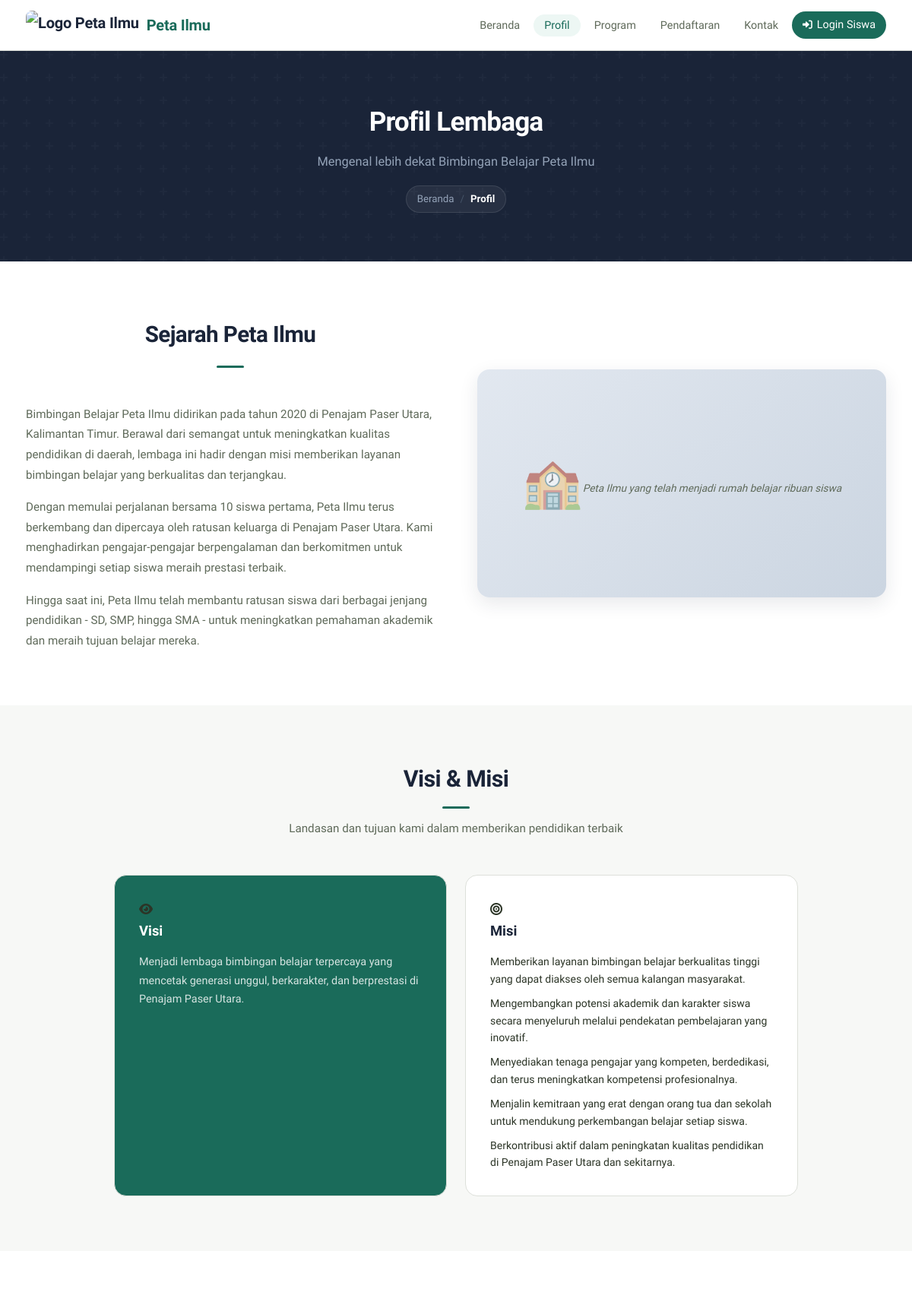
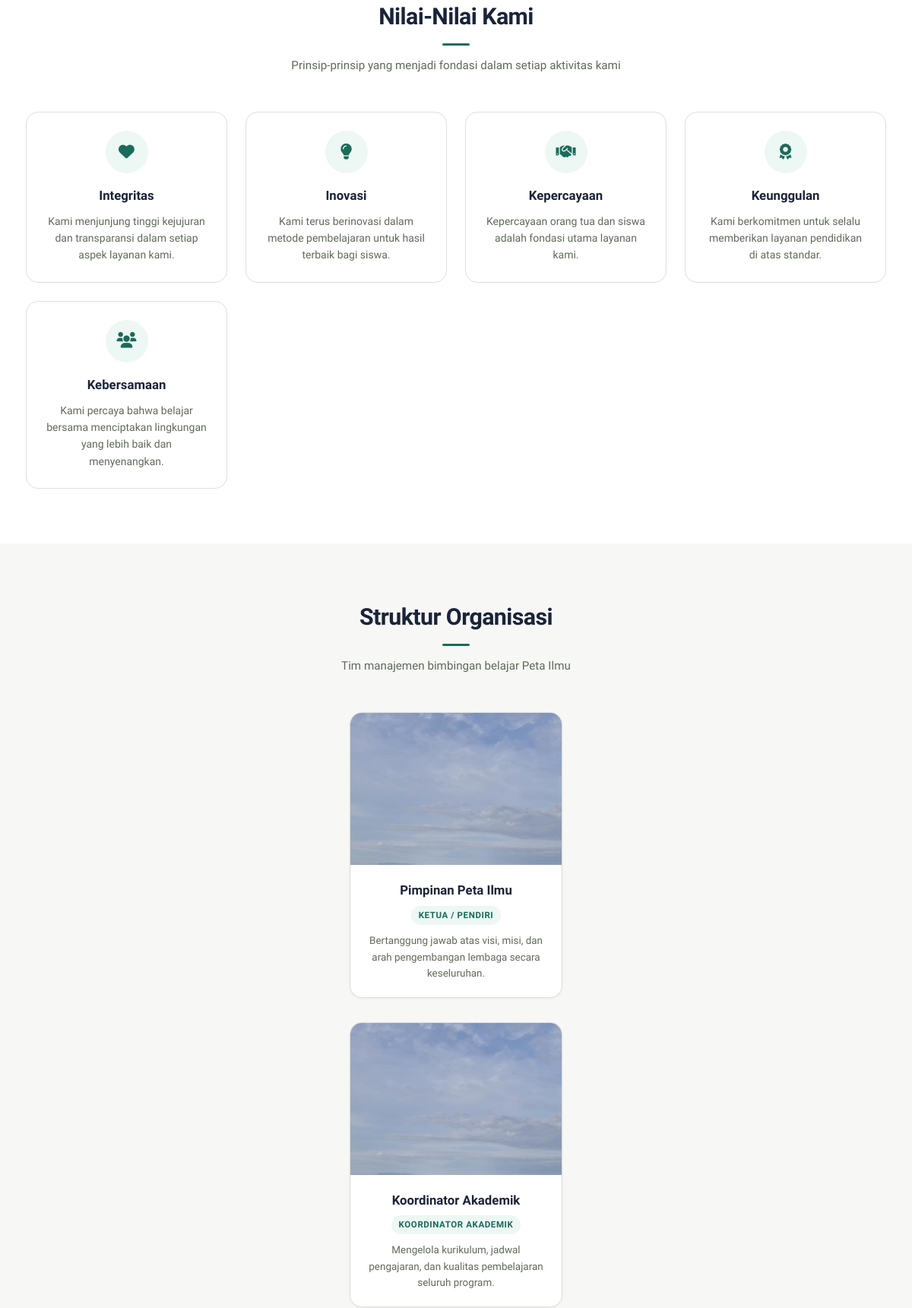
/profil.php (upper part), run on the app's committed database (2 pictures, top to bottom).
### tables this page shows
CREATE TABLE `organisasi_info` (
  `id`                INT          NOT NULL AUTO_INCREMENT,
  `visi`              TEXT         NOT NULL,
  `tahun_berdiri`     YEAR         NOT NULL,
  `jumlah_siswa_awal` INT          NOT NULL DEFAULT 0,
  PRIMARY KEY (`id`)
);

CREATE TABLE `nilai_organisasi` (
  `id`       INT          NOT NULL AUTO_INCREMENT,
  `icon`     VARCHAR(100) NOT NULL DEFAULT 'fas fa-star',
  `nama`     VARCHAR(100) NOT NULL,
  `deskripsi` TEXT        NOT NULL,
  PRIMARY KEY (`id`)
);

CREATE TABLE `struktur_organisasi` (
  `id`       INT          NOT NULL AUTO_INCREMENT,
  `level`    INT          NOT NULL DEFAULT 1 COMMENT '1=pimpinan, 2=manajer, 3=staf',
  `nama`     VARCHAR(255) NOT NULL,
  `posisi`   VARCHAR(255) NOT NULL,
  `deskripsi` TEXT,
  `foto`     VARCHAR(255)          DEFAULT NULL,
  PRIMARY KEY (`id`),
  KEY `idx_level` (`level`)
);

### classes/ProfilManager.php (called while the page is built, shortened)
<?php
class ProfilManager {
    private $pdo;
    public function __construct(PDO $pdo) {
        $this->pdo = $pdo;
    }
    public function getOrganisasiInfo() {
        $query = "SELECT * FROM organisasi_info LIMIT 1";
        $stmt = $this->pdo->prepare($query);
        $stmt->execute();
        return $stmt->fetch(PDO::FETCH_ASSOC);
    }
    public function getSejarahOrganisasi() {
        $query = "SELECT paragraf FROM sejarah_organisasi ORDER BY urutan";
        $stmt = $this->pdo->prepare($query);
        $stmt->execute();
        return $stmt->fetchAll(PDO::FETCH_COLUMN);
    }
    public function getMisiOrganisasi() {
        $query = "SELECT misi_text FROM misi_organisasi ORDER BY urutan";
        $stmt = $this->pdo->prepare($query);
        $stmt->execute();
        return $stmt->fetchAll(PDO::FETCH_COLUMN);
    }
    public function getNilaiOrganisasi() {
        $query = "SELECT icon, nama, deskripsi FROM nilai_organisasi ORDER BY id";
        $stmt = $this->pdo->prepare($query);
        $stmt->execute();
        return $stmt->fetchAll(PDO::FETCH_ASSOC);
    }
    public function getStrukturOrganisasi() {
        $query = "SELECT level, nama, posisi, deskripsi, foto FROM struktur_organisasi ORDER BY level, id";
        $stmt = $this->pdo->prepare($query);
        $stmt->execute();
        return $stmt->fetchAll(PDO::FETCH_ASSOC);
    }
}
?>

### profil.php (the view, shortened to what this page needs)
<?php
require_once 'classes/ProfilManager.php';
$current_page = "profil";
$database = new Database();
$pdo = $database->getConnection();
$profilManager = new ProfilManager($pdo);
try {
    $organisasi_info = $profilManager->getOrganisasiInfo();
    $sejarah_paragraf = $profilManager->getSejarahOrganisasi();
    $misi_list = $profilManager->getMisiOrganisasi();
    $nilai_nilai = $profilManager->getNilaiOrganisasi();
    $struktur_organisasi = $profilManager->getStrukturOrganisasi();
    $sejarah = [
        "tahun_berdiri" => $organisasi_info['tahun_berdiri'] ?? '2024',
        "jumlah_siswa_awal" => $organisasi_info['jumlah_siswa_awal'] ?? '5',
        "deskripsi" => $sejarah_paragraf ?: ['Data tidak dapat dimuat dari database.']
    ];
    $visi = $organisasi_info['visi'] ?? 'Data tidak dapat dimuat dari database.';
    $misi = $misi_list ?: ['Data tidak dapat dimuat dari database.'];
} catch (Exception $e) {
    error_log('Profil Page Error: ' . $e->getMessage());
    $sejarah = [
        "tahun_berdiri" => "2024",
        "jumlah_siswa_awal" => "5",
        "deskripsi" => ["Data tidak dapat dimuat dari database."]
    ];
    $visi = "Data tidak dapat dimuat dari database.";
    $misi = ["Data tidak dapat dimuat dari database."];
    $nilai_nilai = [];
    $struktur_organisasi = [];
    $tim_pengajar = [];
    $mata_pelajaran_filter = ['all' => 'Semua'];
    $kontak_info = ['alamat' => [], 'telepon' => [], 'email' => [], 'fax' => []];
}
?>
<!DOCTYPE html>
<html lang="id">
<head>
    <link rel="stylesheet" href="stylemain.css" />
    <link rel="stylesheet" href="styleprofil.css" />
    <link rel="stylesheet" href="https://cdnjs.cloudflare.com/ajax/libs/font-awesome/6.0.0/css/all.min.css" />
</head>
<body>
    <header class="header">
        <div class="container">
            <div class="header-wrapper">
                <div class="logo">
                    <a href="index.php">
                        <img src="images/IMG_3898.PNG" alt="Logo Peta Ilmu" />
                        <span>Peta Ilmu</span>
                    </a>
                </div>
                <nav class="nav-menu">
                    <ul>
                        <li><a href="index.php">Beranda</a></li>
                        <li><a href="profil.php" class="<?php echo ($current_page == 'profil') ? 'active' : ''; ?>">Profil</a></li>
                        <li><a href="program.php">Program</a></li>
                        <li><a href="pendaftaran.php">Pendaftaran</a></li>
                        <li><a href="kontak.php">Kontak</a></li>
                        <li><a href="siswa_login.php" class="btn-login-siswa"><i class="fas fa-sign-in-alt"></i> Login Siswa</a></li>
                    </ul>
                </nav>
            </div>
        </div>
    </header>
    <section class="page-header">
        <div class="container">
            <div class="page-header-content">
                <h1>Profil Lembaga</h1>
                <p>Mengenal lebih dekat Bimbingan Belajar Peta Ilmu</p>
                <nav class="breadcrumb">
                    <a href="index.php">Beranda</a>
                    <span class="separator">/</span>
                    <span class="current">Profil</span>
                </nav>
            </div>
        </div>
    </section>
    <section class="sejarah-section">
        <div class="container">
            <div class="sejarah-wrapper">
                <div class="sejarah-content">
                    <div class="section-header">
                        <h2>Sejarah Peta Ilmu</h2>
                        <div class="section-divider"></div>
                    </div>
                    <div class="sejarah-text">
                        <?php foreach ($sejarah['deskripsi'] as $paragraf): ?>
                            <p><?php echo htmlspecialchars($paragraf); ?></p>
                        <?php endforeach; ?>
                    </div>
                </div>
                <div class="sejarah-image">
                    <div class="image-caption">
                        <p>Peta Ilmu yang telah menjadi rumah belajar ribuan siswa</p>
                    </div>
                </div>
            </div>
        </div>
    </section>
    <section class="visi-misi-section">
        <div class="container">
            <div class="section-header">
                <h2>Visi & Misi</h2>
                <div class="section-divider"></div>
                <p>Landasan dan tujuan kami dalam memberikan pendidikan terbaik</p>
            </div>
            <div class="visi-misi-wrapper">
                <div class="visi-card">
                    <div class="card-icon">
                        <i class="fas fa-eye"></i>
                    </div>
                    <h3>Visi</h3>
                    <p><?php echo htmlspecialchars($visi); ?></p>
                </div>
                <div class="misi-card">
                    <div class="card-icon">
                        <i class="fas fa-bullseye"></i>
                    </div>
                    <h3>Misi</h3>
                    <ul>
                        <?php foreach ($misi as $item_misi): ?>
                            <li><?php echo htmlspecialchars($item_misi); ?></li>
                        <?php endforeach; ?>
                    </ul>
                </div>
            </div>
        </div>
    </section>
    <section class="nilai-section">
        <div class="container">
            <div class="section-header">
                <h2>Nilai-Nilai Kami</h2>
                <div class="section-divider"></div>
                <p>Prinsip-prinsip yang menjadi fondasi dalam setiap aktivitas kami</p>
            </div>
            <div class="nilai-grid">
                <?php foreach ($nilai_nilai as $nilai): ?>
                    <div class="nilai-item">
                        <div class="nilai-icon">
                            <i class="<?php echo htmlspecialchars($nilai['icon']); ?>"></i>
                        </div>
                        <h3><?php echo htmlspecialchars($nilai['nama']); ?></h3>
                        <p><?php echo htmlspecialchars($nilai['deskripsi']); ?></p>
                    </div>
                <?php endforeach; ?>
            </div>
        </div>
    </section>
    <section class="struktur-section">
        <div class="container">
            <div class="section-header">
                <h2>Struktur Organisasi</h2>
                <div class="section-divider"></div>
                <p>Tim manajemen bimbingan belajar Peta Ilmu</p>
            </div>
            <div class="struktur-chart">
                <?php
                $levels = [1, 2, 3];
                foreach ($levels as $level):
                    $staff_level = array_filter($struktur_organisasi, function($staff) use ($level) {
                        return $staff['level'] == $level;
                    });
                    if (!empty($staff_level)):
                ?>
                    <div class="struktur-level level-<?php echo $level; ?>">
                        <?php foreach ($staff_level as $staff): ?>
                            <?php
                            $structure_photo = 'images/default-structure.svg';
                            if (!empty($staff['foto'])) {
                                $check_path = __DIR__ . '/' . $staff['foto'];
                                if (file_exists($check_path)) {
                                    $structure_photo = htmlspecialchars($staff['foto']);
                                }
                            }
                            ?>
                            <div class="struktur-card">
                                <div class="struktur-photo">
                                    <img src="<?php echo $structure_photo; ?>"
                                         alt="<?php echo htmlspecialchars($staff['posisi']); ?>"
                                         onerror="this.src='images/default-structure.svg'" />
                                </div>
                                <div class="struktur-info">
                                    <h3><?php echo htmlspecialchars($staff['nama']); ?></h3>
                                    <span class="position"><?php echo htmlspecialchars($staff['posisi']); ?></span>
                                    <?php if (!empty($staff['deskripsi'])): ?>
                                        <p><?php echo htmlspecialchars($staff['deskripsi']); ?></p>
                                    <?php endif; ?>
                                </div>
                            </div>
                        <?php endforeach; ?>
                    </div>
                <?php
                    endif;
                endforeach;
                ?>
            </div>
        </div>
    </section>
</body>
</html>

### stylemain.css (style rules this page uses)
:root { --primary-color: #1a6b5a; --primary-hover: #155248; --primary-light: #edf7f4; --primary-mid: #2d9375; --secondary-color: #1a2438; --accent-color: #d97706; --accent-light: #fef3c7; --white: #ffffff; --light-color: #f7f8f6; --light-gray: #f0f2ee; --border-color: #dde0da; --gray-color: #5f6a5a; --dark-color: #2c3527; --success-color: #15803d; --warning-color: #d97706; --danger-color: #dc2626; --info-color: #0369a1; --section-padding: 80px 0; --container-max-width: 1180px; --border-radius-sm: 6px; --border-radius: 10px; --border-radius-lg: 16px; --border-radius-full: 9999px; --box-shadow-sm: 0 1px 3px rgba(26,36,56,0.06); --box-shadow: 0 4px 12px rgba(26,36,56,0.08); --box-shadow-md: 0 8px 24px rgba(26,36,56,0.10); --box-shadow-lg: 0 16px 40px rgba(26,36,56,0.13); --transition: all 0.22s ease; --font-sans: 'Plus Jakarta Sans', system-ui, sans-serif; --font-serif: 'Lora', Georgia, serif; }
*, *::before, *::after { margin:0; padding:0; box-sizing:border-box; }
body { font-family: var(--font-sans); background-color: var(--white); color: var(--dark-color); line-height: 1.65; overflow-x: hidden; -webkit-font-smoothing: antialiased; }
.container { width: 100%; max-width: var(--container-max-width); margin: 0 auto; padding: 0 24px; }
.header { background-color: #fff; border-bottom: 1px solid var(--border-color); position: sticky; top: 0; z-index: 1000; transition: var(--transition); }
.header-wrapper { display: flex; justify-content: space-between; align-items: center; padding: 14px 0; transition: var(--transition); }
.logo a { display: flex; align-items: center; text-decoration: none; color: var(--secondary-color); font-weight: 800; font-size: 1.25rem; gap: 10px; letter-spacing: -0.01em; }
.logo img { height: 38px; width: auto; border-radius: 8px; }
.logo span { color: var(--primary-color); }
.nav-menu ul { display: flex; list-style: none; align-items: center; gap: 4px; }
.nav-menu a { color: var(--gray-color); font-weight: 500; font-size: 0.9rem; text-decoration: none; padding: 6px 14px; border-radius: var(--border-radius-full); transition: var(--transition); }
.nav-menu a:hover, .nav-menu a.active { color: var(--primary-color); background-color: var(--primary-light); }
.btn-login-siswa { display: inline-flex; align-items: center; padding: 8px 20px; border-radius: var(--border-radius-full); background: var(--primary-color); color: #fff !important; font-weight: 600; font-size: 0.875rem; text-decoration: none; transition: var(--transition); gap: 6px; }
.btn-login-siswa i { font-size: 0.8rem; }
.section-header { text-align: center; margin-bottom: 48px; }
.section-header h2 { font-size: 2rem; font-weight: 800; color: var(--secondary-color); margin-bottom: 12px; letter-spacing: -0.02em; }
.section-divider { width: 40px; height: 3px; background: var(--primary-color); margin: 0 auto 16px; border-radius: 99px; }
.section-header p { max-width: 580px; margin: 0 auto; color: var(--gray-color); font-size: 0.975rem; }
.page-header { background: var(--secondary-color); padding: 64px 0; color: #fff; text-align: center; position: relative; overflow: hidden; }
.page-header::before { content: ""; position: absolute; inset: 0; }
.page-header-content { position: relative; z-index: 2; }
.page-header h1 { color: #fff; font-size: 2.4rem; font-weight: 800; margin-bottom: 10px; letter-spacing: -0.02em; }
.page-header p { color: #94a3b8; font-size: 1.05rem; margin-bottom: 20px; }
.breadcrumb { display: inline-flex; align-items: center; gap: 8px; font-size: 0.85rem; background: rgba(255,255,255,0.06); padding: 7px 16px; border-radius: var(--border-radius-full); border: 1px solid rgba(255,255,255,0.1); }
.breadcrumb a { color: #94a3b8; text-decoration: none; transition: var(--transition); }
.breadcrumb span { color: #64748b; }
.breadcrumb .current { color: #fff; font-weight: 600; }

### data on the page
organisasi_info: visi "Menjadi lembaga bimbingan belajar terpercaya yang mencetak generasi unggul, berkarakter, dan berprestasi di Penajam Paser Utara."
nilai_organisasi: nama "Integritas", deskripsi "Kami menjunjung tinggi kejujuran dan transparansi dalam setiap aspek layanan kami."
nilai_organisasi: nama "Inovasi", deskripsi "Kami terus berinovasi dalam metode pembelajaran untuk hasil terbaik bagi siswa."
nilai_organisasi: nama "Kepercayaan", deskripsi "Kepercayaan orang tua dan siswa adalah fondasi utama layanan kami."
nilai_organisasi: nama "Keunggulan", deskripsi "Kami berkomitmen untuk selalu memberikan layanan pendidikan di atas standar."
nilai_organisasi: nama "Kebersamaan", deskripsi "Kami percaya bahwa belajar bersama menciptakan lingkungan yang lebih baik dan menyenangkan."
struktur_organisasi: foto (picture), nama "Pimpinan Peta Ilmu", posisi "KETUA / PENDIRI", deskripsi "Bertanggung jawab atas visi, misi, dan arah pengembangan lembaga secara keseluruhan."
struktur_organisasi: foto (picture), nama "Koordinator Akademik", posisi "KOORDINATOR AKADEMIK", deskripsi "Mengelola kurikulum, jadwal pengajaran, dan kualitas pembelajaran seluruh program."

### other printed values
$paragraf "Hingga saat ini, Peta Ilmu telah membantu ratusan siswa dari berbagai jenjang pendidikan - SD, SMP, hingga SMA - untuk meningkatkan pemahaman akademik dan meraih tujuan belajar mereka."
$item_misi "Memberikan layanan bimbingan belajar berkualitas tinggi yang dapat diakses oleh semua kalangan masyarakat."
$item_misi "Mengembangkan potensi akademik dan karakter siswa secara menyeluruh melalui pendekatan pembelajaran yang inovatif."
$item_misi "Menyediakan tenaga pengajar yang kompeten, berdedikasi, dan terus meningkatkan kompetensi profesionalnya."
$item_misi "Menjalin kemitraan yang erat dengan orang tua dan sekolah untuk mendukung perkembangan belajar setiap siswa."
$item_misi "Berkontribusi aktif dalam peningkatan kualitas pendidikan di Penajam Paser Utara dan sekitarnya."
